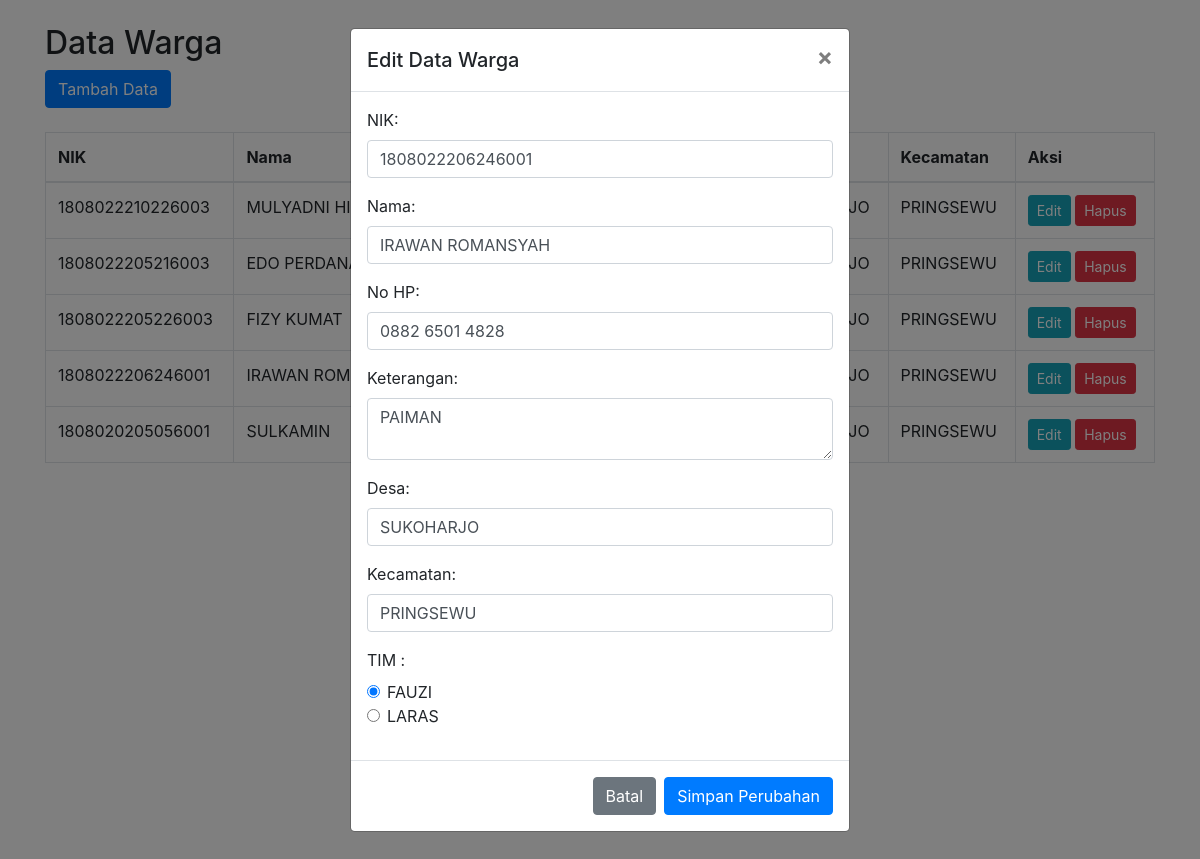
Screenshot of /data.php?edit_id=4 with the database file from the repository.
### tables this page shows
CREATE TABLE `data_warga` (
  `id` int(11) NOT NULL,
  `nik` varchar(20) NOT NULL,
  `nama` varchar(100) NOT NULL,
  `keterangan` text NOT NULL,
  `no_hp` varchar(100) NOT NULL,
  `desa` varchar(50) NOT NULL,
  `kecamatan` varchar(50) NOT NULL,
  `tim` varchar(100) NOT NULL
);

### data.php (the view, shortened to what this page needs)
<!DOCTYPE html>
<html lang="en">
<head>
    <link href="css/bootstrap.min.css" rel="stylesheet">
</head>
<body>
<div class="container">
    <h2 class="mt-4">Data Warga</h2>
    <?php
    include 'koneksi.php';
    if (isset($_GET['edit_id'])) {
        $edit_id = $_GET['edit_id'];
        $query = "SELECT * FROM data_warga WHERE id = ?";
        $stmt = mysqli_prepare($conn, $query);
        mysqli_stmt_bind_param($stmt, "i", $edit_id);
        mysqli_stmt_execute($stmt);
        $result = mysqli_stmt_get_result($stmt);
        $data = mysqli_fetch_assoc($result);
    }
    $limit = 50;
    $page = isset($_GET['page']) ? (int)$_GET['page'] : 1;
    $offset = ($page - 1) * $limit;
    $result_count = mysqli_query($conn, "SELECT COUNT(*) as total FROM data_warga");
    $total_data = mysqli_fetch_assoc($result_count)['total'];
    $total_pages = ceil($total_data / $limit);
    $query = "SELECT * FROM data_warga LIMIT ? OFFSET ?";
    $stmt = mysqli_prepare($conn, $query);
    mysqli_stmt_bind_param($stmt, "ii", $limit, $offset);
    mysqli_stmt_execute($stmt);
    $result = mysqli_stmt_get_result($stmt);
    ?>
    <button type="button" class="btn btn-primary mb-4" data-toggle="modal" data-target="#inputModal">
        Tambah Data
    </button>
    <table class="table table-bordered">
        <thead>
            <tr>
                <th>NIK</th>
                <th>Nama</th>
                <th>No HP</th>
                <th>Keterangan</th>
                <th>Desa</th>
                <th>Kecamatan</th>
                <th>Aksi</th>
            </tr>
        </thead>
        <tbody>
            <?php
            while ($row = mysqli_fetch_assoc($result)) {
                echo "<tr>
                    <td>{$row['nik']}</td>
                    <td>{$row['nama']}</td>
                    <td>{$row['no_hp']}</td>
                    <td>{$row['keterangan']}</td>
                    <td>{$row['desa']}</td>
                    <td>{$row['kecamatan']}</td>
                    <td>
                        <a href='?edit_id={$row['id']}' class='btn btn-info btn-sm'>Edit</a>
                        <a href='prosesdata.php?action=delete&id={$row['id']}' class='btn btn-danger btn-sm' onclick='return confirm(\"Apakah Anda yakin ingin menghapus data ini?\")'>Hapus</a>
                    </td>
                </tr>";
            }
            ?>
        </tbody>
    </table>
    <nav>
        <ul class="pagination justify-content-center">
            <?php for ($i = 1; $i <= $total_pages; $i++): ?>
                <li class="page-item <?= ($i === $page) ? 'active' : '' ?>">
                    <a class="page-link" href="?page=<?= $i ?>"><?= $i ?></a>
                </li>
            <?php endfor; ?>
        </ul>
    </nav>
    <?php if (isset($data)): ?>
    <div class="modal fade" id="editModal" tabindex="-1" role="dialog" aria-labelledby="editModalLabel" aria-hidden="true">
        <div class="modal-dialog" role="document">
            <div class="modal-content">
                <form action="prosesdata.php" method="POST">
                    <div class="modal-header">
                        <h5 class="modal-title" id="editModalLabel">Edit Data Warga</h5>
                        <button type="button" class="close" data-dismiss="modal" aria-label="Close">
                            <span aria-hidden="true">&times;</span>
                        </button>
                    </div>
                    <div class="modal-body">
                        <div class="form-group">
                            <label>NIK:</label>
                            <input type="text" class="form-control" name="nik" style="text-transform: uppercase;" value="<?php echo $data['nik']; ?>" required>
                        </div>
                        <div class="form-group">
                            <label>Nama:</label>
                            <input type="text" class="form-control" name="nama" style="text-transform: uppercase;" value="<?php echo $data['nama']; ?>" required>
                        </div>
                        <div class="form-group">
                            <label>No HP:</label>
                            <input type="text" class="form-control" name="no_hp" style="text-transform: uppercase;" value="<?php echo $data['no_hp']; ?>" required>
                        </div>
                        <div class="form-group">
                            <label>Keterangan:</label>
                            <textarea class="form-control" name="keterangan" style="text-transform: uppercase;" required><?php echo $data['keterangan']; ?></textarea>
                        </div>
                        <div class="form-group">
                            <label>Desa:</label>
                            <input type="text" class="form-control" name="desa" style="text-transform: uppercase;" value="<?php echo $data['desa']; ?>" required>
                        </div>
                        <div class="form-group">
                            <label>Kecamatan:</label>
                            <input type="text" class="form-control" name="kecamatan" style="text-transform: uppercase;" value="<?php echo $data['kecamatan']; ?>" required>
                        </div>
                        <div class="form-group">
        <label>TIM :</label>
        <div class="form-check">
            <input class="form-check-input" type="radio" name="tim" value="FAUZI" id="radioFauzi"
                <?php echo ($data['tim'] === 'FAUZI') ? 'checked' : ''; ?> required>
            <label class="form-check-label" for="radioFauzi">FAUZI</label>
        </div>
        <div class="form-check">
            <input class="form-check-input" type="radio" name="tim" value="LARAS" id="radioLaras"
                <?php echo ($data['tim'] === 'LARAS') ? 'checked' : ''; ?> required>
            <label class="form-check-label" for="radioLaras">LARAS</label>
        </div>
    </div>
                    </div>
                    <div class="modal-footer">
                        <button type="button" class="btn btn-secondary" data-dismiss="modal">Batal</button>
                        <button type="submit" class="btn btn-primary">Simpan Perubahan</button>
                    </div>
                </form>
            </div>
        </div>
    </div>
    <?php endif; ?>
</div>
</body>
</html>

### rows the page displays
data_warga: nik "1808022210226003", nama "MULYADNI…", kecamatan "PRINGSEWU"
data_warga: nik "1808022205216003", nama "EDO PERDANA", kecamatan "PRINGSEWU"
data_warga: nik "1808022205226003", nama "FIZY KUMAT", kecamatan "PRINGSEWU"
data_warga: nik "1808022206246001", nama "IRAWAN ROMANSYAH", kecamatan "PRINGSEWU", no_hp "0882 6501 4828", keterangan "PAIMAN", desa "SUKOHARJO", tim "☑"
data_warga: nik "1808020205056001", nama "SULKAMIN", kecamatan "PRINGSEWU"
